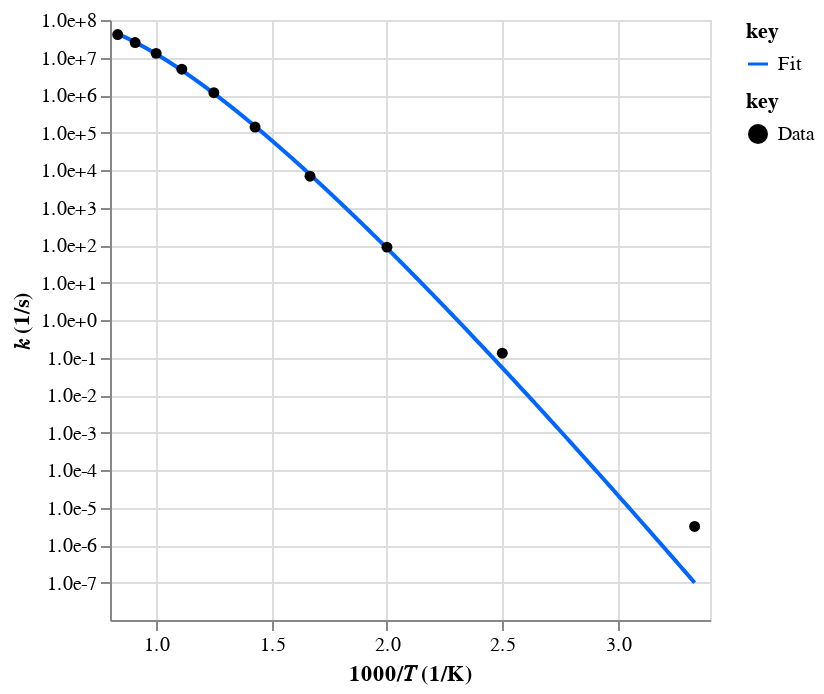
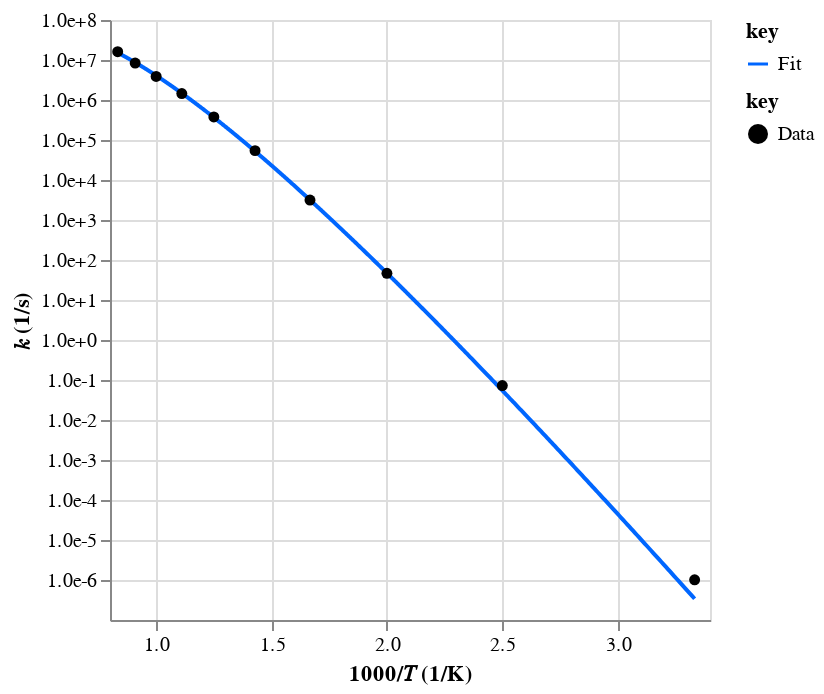
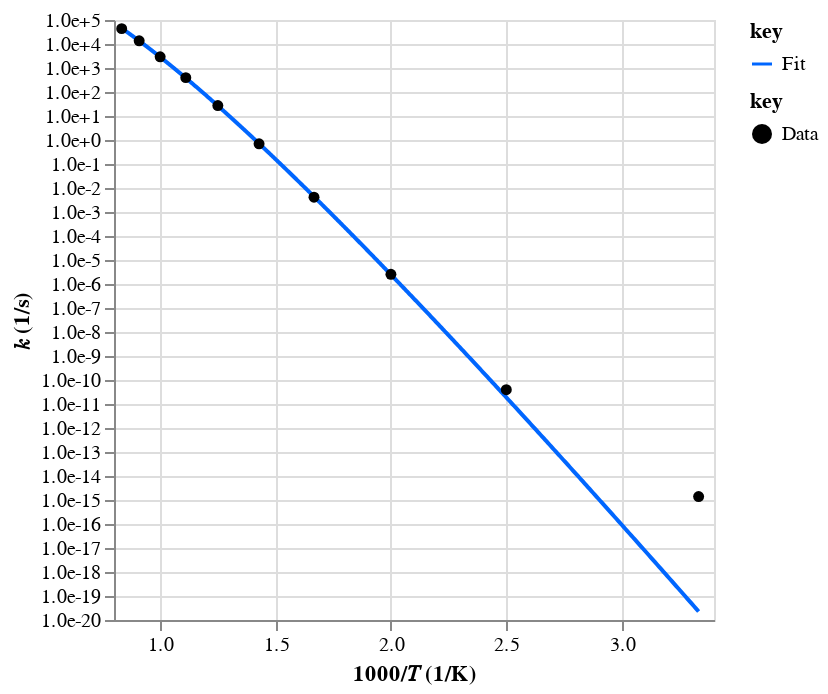
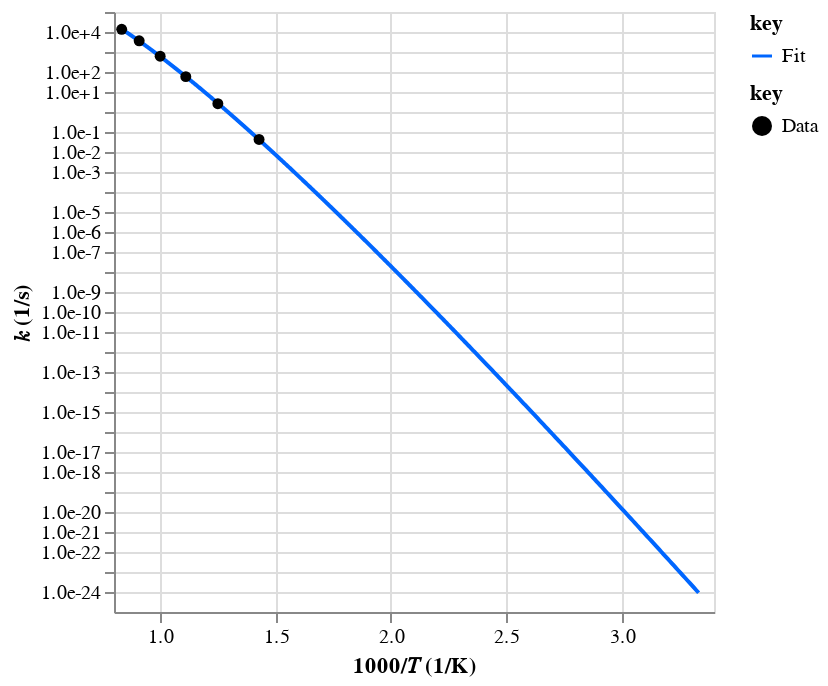

The cell these charts' notebook holds for them, in order:
### Code cell
label_dct = mess.surf.node_label_dict(surf_out)
obj_col = automech.util.df_.c_.temp()

print("Direct rates:")
for rate_key in mess.surf.rate_keys(
    surf_out, P_vals=[1.0], empty=False, well_skipping=False
):
    eq = mess.surf.edge_chemkin_equation(surf_out, rate_key)
    print(rate_key, eq)

    rate = surf_out.rates[rate_key]
    rate_fit = surf_out.rate_fits[rate_key]

    amchis = list(mit.unique_everseen(automech.reaction_amchis(mech, eq=eq)))
    for amchi in amchis:
        automol.amchi.display_reaction(*amchi)

    ref_rates = ref_labels = []
    if compare and amchis:
        ref_rates = [r.rate for r in automech.reaction_rate_objects(mech, eq)]
        ref_labels = [f"Ref {i}" for i, _ in enumerate(ref_rates)]

    display(
        ac.rate.data.display(
            [rate, rate_fit, *ref_rates],
            T_range=T_range,
            label=["Data", "Fit", *ref_labels],
            check_order=False,
        )
    )

    branch_frac_arr = branch_frac_dct[rate_key]
    branch_frac = np.nanmedian(branch_frac_arr)
    print(f"Median branching fraction: {branch_frac}")
    print(branch_frac_arr)
    print()

### Figure 1 — Vega-Lite specification as saved in the notebook (floating-point values rounded to 4 significant figures; data arrays with more than 128 entries replaced by an {"elided": "..."} marker saying what was removed)
{"config": {"view": {"continuousWidth": 300, "continuousHeight": 300}}, "layer": [{"data": {"name": "data-65dea0d8048d79214a8dcbe3383ad301"}, "mark": {"type": "line"}, "encoding": {"color": {"field": "key", "scale": {"domain": ["Fit"], "range": ["#0066ff"]}, "type": "nominal"}, "x": {"field": "x", "scale": {"zero": false}, "title": "1000/𝑇 (1/K)", "type": "quantitative"}, "y": {"axis": {"format": ".1e", "values": [1e-07, 1e-06, 1e-05, 0.0001, 0.001, 0.01, 0.1, 1, 10, 100, 1000, 10000, 100000, 1000000, 10000000, 100000000, 1000000000]}, "field": "value", "scale": {"type": "log"}, "title": "𝑘 (1/s)", "type": "quantitative"}}, "transform": [{"fold": ["Fit"]}]}, {"data": {"name": "data-15313025a62f439c9810b78de7d062a3"}, "mark": {"type": "point", "filled": true, "opacity": 1}, "encoding": {"color": {"field": "key", "scale": {"domain": ["Data"], "range": ["#000000"]}, "type": "nominal"}, "x": {"field": "x", "scale": {"zero": false}, "title": "1000/𝑇 (1/K)", "type": "quantitative"}, "y": {"axis": {"format": ".1e", "values": [1e-06, 1e-05, 0.0001, 0.001, 0.01, 0.1, 1, 10, 100, 1000, 10000, 100000, 1000000, 10000000, 100000000, 1000000000]}, "field": "value", "scale": {"type": "log"}, "title": "𝑘 (1/s)", "type": "quantitative"}}, "transform": [{"fold": ["Data"]}]}], "resolve": {"scale": {"color": "independent"}}, "$schema": "https://vega.github.io/schema/vega-lite/v5.20.1.json", "datasets": {"data-65dea0d8048d79214a8dcbe3383ad301": {"elided": "1000 records"}, "data-15313025a62f439c9810b78de7d062a3": [{"x": 3.333, "Data": 3.13e-06}, {"x": 2.5, "Data": 0.13}, {"x": 2.0, "Data": 87.7}, {"x": 1.667, "Data": 6820.0}, {"x": 1.429, "Data": 140000.0}, {"x": 1.25, "Data": 1150000.0}, {"x": 1.111, "Data": 4890000.0}, {"x": 1.0, "Data": 12900000.0}, {"x": 0.9091, "Data": 25100000.0}, {"x": 0.8333, "Data": 40800000.0}]}}

### Figure 2 — Vega-Lite specification as saved in the notebook (floating-point values rounded to 4 significant figures; data arrays with more than 128 entries replaced by an {"elided": "..."} marker saying what was removed)
{"config": {"view": {"continuousWidth": 300, "continuousHeight": 300}}, "layer": [{"data": {"name": "data-bffdee99a0429ce5116ae6f8447e4886"}, "mark": {"type": "line"}, "encoding": {"color": {"field": "key", "scale": {"domain": ["Fit"], "range": ["#0066ff"]}, "type": "nominal"}, "x": {"field": "x", "scale": {"zero": false}, "title": "1000/𝑇 (1/K)", "type": "quantitative"}, "y": {"axis": {"format": ".1e", "values": [1e-06, 1e-05, 0.0001, 0.001, 0.01, 0.1, 1, 10, 100, 1000, 10000, 100000, 1000000, 10000000, 100000000]}, "field": "value", "scale": {"type": "log"}, "title": "𝑘 (1/s)", "type": "quantitative"}}, "transform": [{"fold": ["Fit"]}]}, {"data": {"name": "data-cf6bc48bb6ce73432f27072b45eebb47"}, "mark": {"type": "point", "filled": true, "opacity": 1}, "encoding": {"color": {"field": "key", "scale": {"domain": ["Data"], "range": ["#000000"]}, "type": "nominal"}, "x": {"field": "x", "scale": {"zero": false}, "title": "1000/𝑇 (1/K)", "type": "quantitative"}, "y": {"axis": {"format": ".1e", "values": [1e-06, 1e-05, 0.0001, 0.001, 0.01, 0.1, 1, 10, 100, 1000, 10000, 100000, 1000000, 10000000, 100000000]}, "field": "value", "scale": {"type": "log"}, "title": "𝑘 (1/s)", "type": "quantitative"}}, "transform": [{"fold": ["Data"]}]}], "resolve": {"scale": {"color": "independent"}}, "$schema": "https://vega.github.io/schema/vega-lite/v5.20.1.json", "datasets": {"data-bffdee99a0429ce5116ae6f8447e4886": {"elided": "1000 records"}, "data-cf6bc48bb6ce73432f27072b45eebb47": [{"x": 3.333, "Data": 1.01e-06}, {"x": 2.5, "Data": 0.0725}, {"x": 2.0, "Data": 46.6}, {"x": 1.667, "Data": 3160.0}, {"x": 1.429, "Data": 54200.0}, {"x": 1.25, "Data": 377000.0}, {"x": 1.111, "Data": 1450000.0}, {"x": 1.0, "Data": 3880000.0}, {"x": 0.9091, "Data": 8400000.0}, {"x": 0.8333, "Data": 16100000.0}]}}

### Figure 3 — Vega-Lite specification as saved in the notebook (floating-point values rounded to 4 significant figures; data arrays with more than 128 entries replaced by an {"elided": "..."} marker saying what was removed)
{"config": {"view": {"continuousWidth": 300, "continuousHeight": 300}}, "layer": [{"data": {"name": "data-aba0765664003179d19addc2cdf20e40"}, "mark": {"type": "line"}, "encoding": {"color": {"field": "key", "scale": {"domain": ["Fit"], "range": ["#0066ff"]}, "type": "nominal"}, "x": {"field": "x", "scale": {"zero": false}, "title": "1000/𝑇 (1/K)", "type": "quantitative"}, "y": {"axis": {"format": ".1e", "values": [1e-20, 1e-19, 1e-18, 1e-17, 1e-16, 1e-15, 1e-14, 1e-13, 1e-12, 1e-11, 1e-10, 1e-09, 1e-08, 1e-07, 1e-06, 1e-05, 0.0001, 0.001, 0.01, 0.1, 1, 10, 100, 1000, 10000, 100000, 1000000]}, "field": "value", "scale": {"type": "log"}, "title": "𝑘 (1/s)", "type": "quantitative"}}, "transform": [{"fold": ["Fit"]}]}, {"data": {"name": "data-636fc51072ced684977bf6ad328f7b4a"}, "mark": {"type": "point", "filled": true, "opacity": 1}, "encoding": {"color": {"field": "key", "scale": {"domain": ["Data"], "range": ["#000000"]}, "type": "nominal"}, "x": {"field": "x", "scale": {"zero": false}, "title": "1000/𝑇 (1/K)", "type": "quantitative"}, "y": {"axis": {"format": ".1e", "values": [1e-15, 1e-14, 1e-13, 1e-12, 1e-11, 1e-10, 1e-09, 1e-08, 1e-07, 1e-06, 1e-05, 0.0001, 0.001, 0.01, 0.1, 1, 10, 100, 1000, 10000, 100000, 1000000]}, "field": "value", "scale": {"type": "log"}, "title": "𝑘 (1/s)", "type": "quantitative"}}, "transform": [{"fold": ["Data"]}]}], "resolve": {"scale": {"color": "independent"}}, "$schema": "https://vega.github.io/schema/vega-lite/v5.20.1.json", "datasets": {"data-aba0765664003179d19addc2cdf20e40": {"elided": "1000 records"}, "data-636fc51072ced684977bf6ad328f7b4a": [{"x": 3.333, "Data": 1.39e-15}, {"x": 2.5, "Data": 3.96e-11}, {"x": 2.0, "Data": 2.54e-06}, {"x": 1.667, "Data": 0.00412}, {"x": 1.429, "Data": 0.696}, {"x": 1.25, "Data": 27.2}, {"x": 1.111, "Data": 397.0}, {"x": 1.0, "Data": 2940.0}, {"x": 0.9091, "Data": 13600.0}, {"x": 0.8333, "Data": 43700.0}]}}

### Figure 4 — Vega-Lite specification as saved in the notebook (floating-point values rounded to 4 significant figures; data arrays with more than 128 entries replaced by an {"elided": "..."} marker saying what was removed)
{"config": {"view": {"continuousWidth": 300, "continuousHeight": 300}}, "layer": [{"data": {"name": "data-d07ea62f8f8ff696c4c17dc34e06993f"}, "mark": {"type": "line"}, "encoding": {"color": {"field": "key", "scale": {"domain": ["Fit"], "range": ["#0066ff"]}, "type": "nominal"}, "x": {"field": "x", "scale": {"zero": false}, "title": "1000/𝑇 (1/K)", "type": "quantitative"}, "y": {"axis": {"format": ".1e", "values": [1e-24, 1e-23, 1e-22, 1e-21, 1e-20, 1e-19, 1e-18, 1e-17, 1e-16, 1e-15, 1e-14, 1e-13, 1e-12, 1e-11, 1e-10, 1e-09, 1e-08, 1e-07, 1e-06, 1e-05, 0.0001, 0.001, 0.01, 0.1, 1, 10, 100, 1000, 10000, 100000]}, "field": "value", "scale": {"type": "log"}, "title": "𝑘 (1/s)", "type": "quantitative"}}, "transform": [{"fold": ["Fit"]}]}, {"data": {"name": "data-b5514bc22230333cacbebce4bb39556e"}, "mark": {"type": "point", "filled": true, "opacity": 1}, "encoding": {"color": {"field": "key", "scale": {"domain": ["Data"], "range": ["#000000"]}, "type": "nominal"}, "x": {"field": "x", "scale": {"zero": false}, "title": "1000/𝑇 (1/K)", "type": "quantitative"}, "y": {"axis": {"format": ".1e", "values": [0.1, 1, 10, 100, 1000, 10000, 100000]}, "field": "value", "scale": {"type": "log"}, "title": "𝑘 (1/s)", "type": "quantitative"}}, "transform": [{"fold": ["Data"]}]}], "resolve": {"scale": {"color": "independent"}}, "$schema": "https://vega.github.io/schema/vega-lite/v5.20.1.json", "datasets": {"data-d07ea62f8f8ff696c4c17dc34e06993f": {"elided": "1000 records"}, "data-b5514bc22230333cacbebce4bb39556e": [{"x": 3.333, "Data": null}, {"x": 2.5, "Data": null}, {"x": 2.0, "Data": null}, {"x": 1.667, "Data": null}, {"x": 1.429, "Data": 0.0425}, {"x": 1.25, "Data": 2.59}, {"x": 1.111, "Data": 58.7}, {"x": 1.0, "Data": 620.0}, {"x": 0.9091, "Data": 3640.0}, {"x": 0.8333, "Data": 13600.0}]}}
